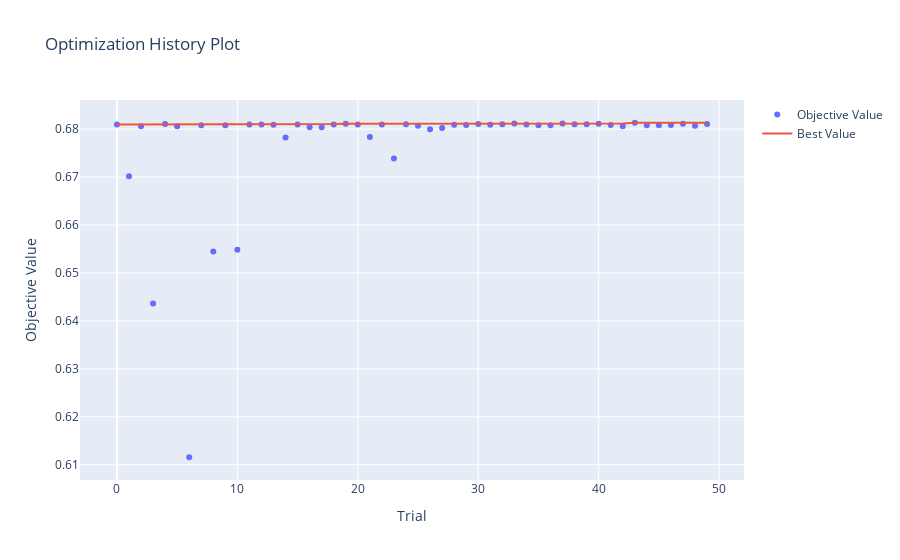

Here is the notebook cell this chart was saved with:
### Code cell
visualizations['optimization_history']
